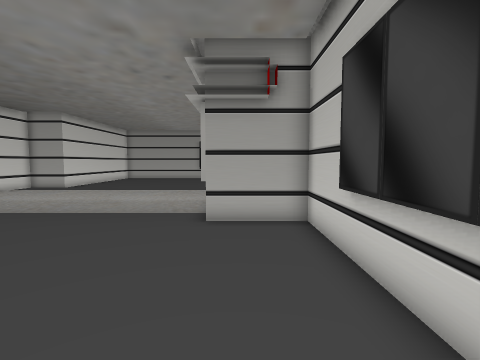
View 1 (above)

14 first-person views from a walk through a Gazebo world. The camera is 0.94 m above the floor, tilts 4° down and sees 85° across. The floor is counted in squares, 0.5 m on a side. Each view is taken from the middle of a square. On the plan, view 1 faces up. The plan holds only what a view shows up to about 15 squares ahead; the rest is blank. The place goes on beyond the plan. Simple shapes stand in for some stock models.

View 2
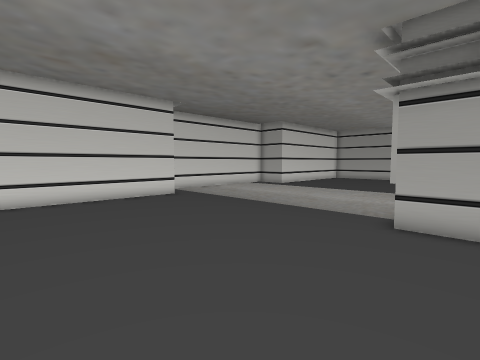

View 3
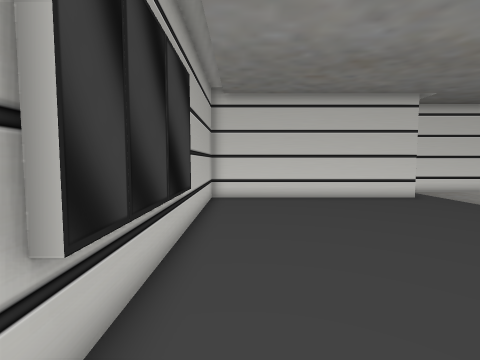

View 4
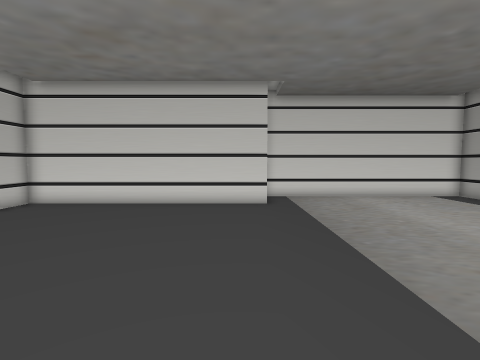

View 5
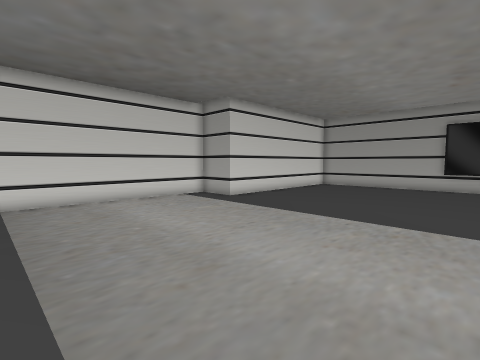

View 6
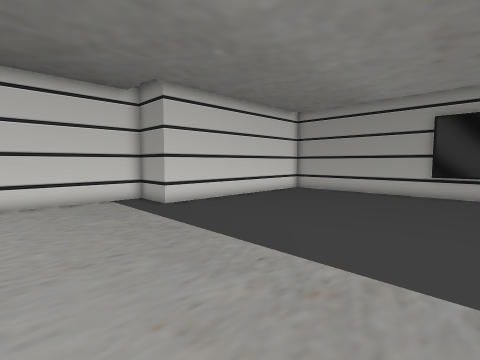

View 7
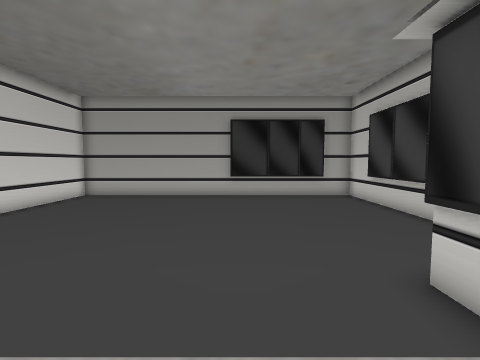

View 8
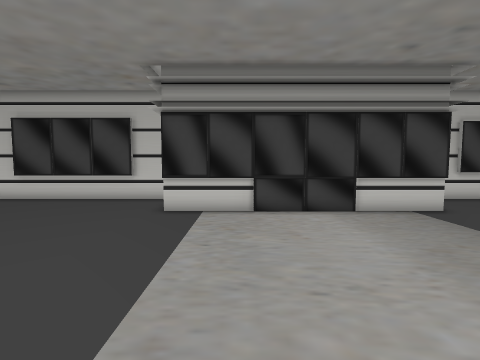

View 9
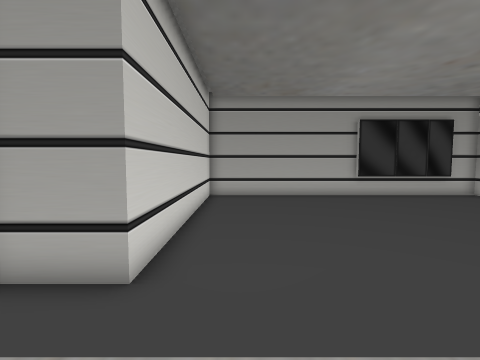

View 10
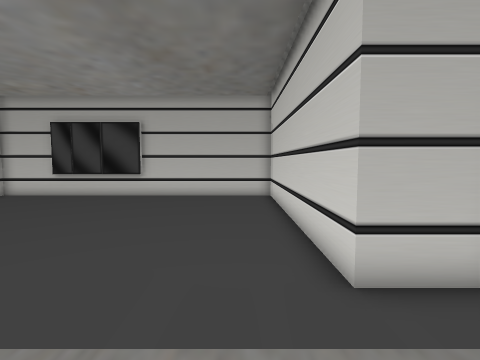

View 11
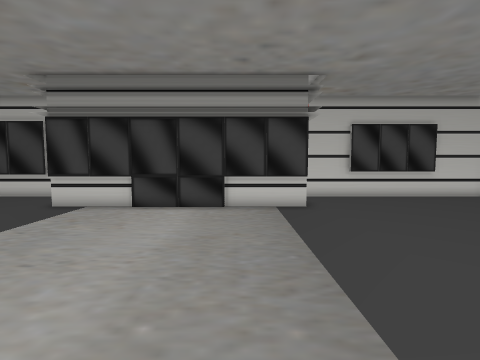

View 12
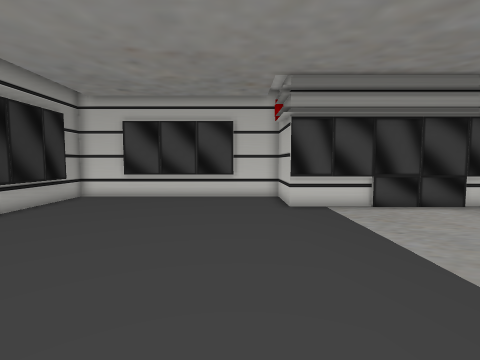

View 13
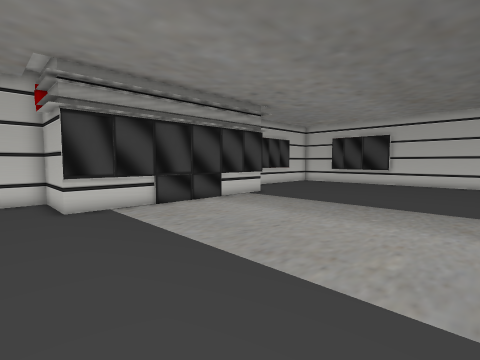

View 14
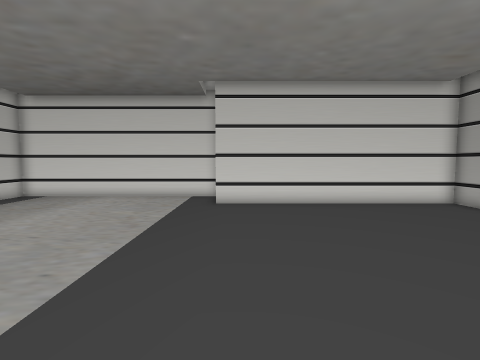

### Floor plan
Points are (right, up) in squares from view 1. A wall is a line through its corners. A room is listed if a view was taken in it or the views show most of it. See-through windows are left out.
Room 1 (views 1, 2, 3, 4, 5, 6, 7, 8, 9, 10, 11, 12, 13, 14)
walls: (-1.2, 18.9) (2.2, 18.9) (2.2, 29.6) (-12.7, 29.6) (-12.7, 18.9) (-15.2, 18.9) (-15.2, 8.2) (-12.7, 8.2) (-12.7, -2.5) (2.2, -2.5) (2.2, 8.2) (-1.2, 8.2) (-1.2, 18.9); (1.9, 21.2) (1.9, 27.2); (1.9, 0.5) (1.9, 5.1); (-5.6, -2.2) (-0.8, -2.2); (0.6, 29.4) (-4.6, 29.4)

Positions as (right, up) in squares from view 1, and headings:
1: (0, 0), facing up
2: (1, 0), facing up-left
3: (1, -1), facing left
4: (-1, 7), facing left
5: (-2, 9), facing up-left
6: (-2, 13), facing up-left
7: (-4, 15), facing up
8: (-11, 16), facing right
9: (-11, 15), facing up
10: (-11, 12), facing down
11: (-12, 11), facing right
12: (-12, 21), facing right
13: (-12, 21), facing down-right
14: (-1, 20), facing left
